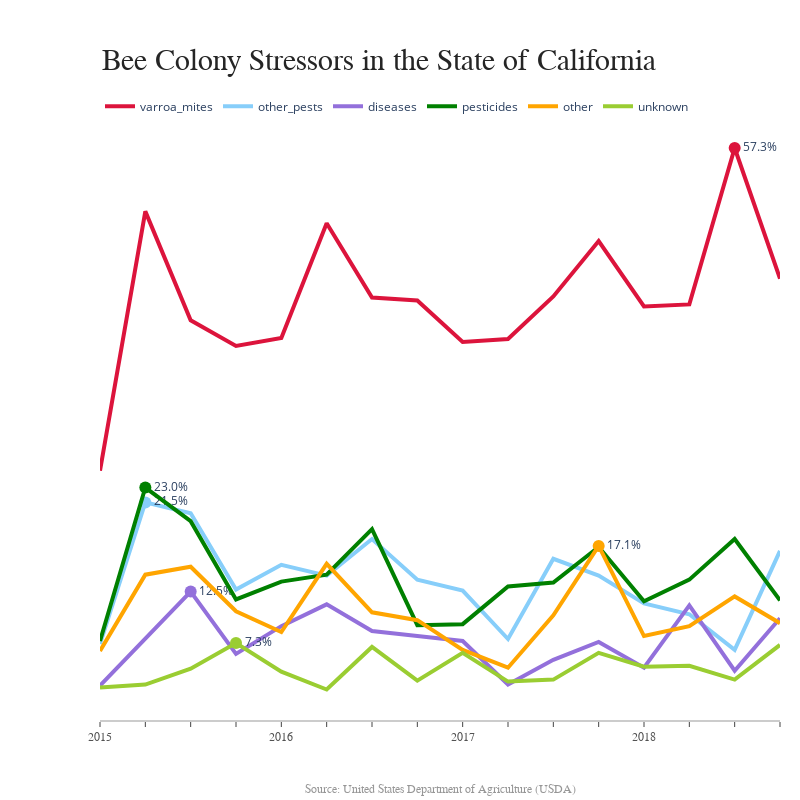

This figure's notebook cell:
### Markdown cell above
'top left', 'top center', 'top right', 'middle left',
            'middle center', 'middle right', 'bottom left', 'bottom
            center', 'bottom right']

### Code cell
wow.show()

### Figure 1 — Plotly figure (JSON) as saved in the notebook; plotly's stock layout.template omitted (floating-point values rounded to 4 significant figures)
{"data": [{"connectgaps": true, "line": {"color": "crimson", "width": 4}, "mode": "lines", "name": "varroa_mites", "showlegend": true, "type": "scatter", "x": ["2015Q1", "2015Q2", "2015Q3", "2015Q4", "2016Q1", "2016Q2", "2016Q3", "2016Q4", "2017Q1", "2017Q2", "2017Q3", "2017Q4", "2018Q1", "2018Q2", "2018Q3", "2018Q4"], "y": [24.7, 50.9, 39.9, 37.3, 38.1, 49.7, 42.2, 41.9, 37.7, 38, 42.3, 47.9, 41.3, 41.5, 57.3, 44.1]}, {"marker": {"color": "crimson", "size": 12}, "mode": "markers+text", "name": "varroa_mites", "showlegend": false, "text": "57.3%", "textposition": "middle right", "type": "scatter", "x": ["2018Q3"], "y": [57.3]}, {"connectgaps": true, "line": {"color": "LightSkyBlue", "width": 4}, "mode": "lines", "name": "other_pests", "showlegend": true, "type": "scatter", "x": ["2015Q1", "2015Q2", "2015Q3", "2015Q4", "2016Q1", "2016Q2", "2016Q3", "2016Q4", "2017Q1", "2017Q2", "2017Q3", "2017Q4", "2018Q1", "2018Q2", "2018Q3", "2018Q4"], "y": [7.2, 21.5, 20.4, 12.7, 15.2, 14.1, 17.8, 13.7, 12.6, 7.7, 15.8, 14.1, 11.3, 10.2, 6.6, 16.6]}, {"marker": {"color": "LightSkyBlue", "size": 12}, "mode": "markers+text", "name": "other_pests", "showlegend": false, "text": "21.5%", "textposition": "middle right", "type": "scatter", "x": ["2015Q2"], "y": [21.5]}, {"connectgaps": true, "line": {"color": "MediumPurple", "width": 4}, "mode": "lines", "name": "diseases", "showlegend": true, "type": "scatter", "x": ["2015Q1", "2015Q2", "2015Q3", "2015Q4", "2016Q1", "2016Q2", "2016Q3", "2016Q4", "2017Q1", "2017Q2", "2017Q3", "2017Q4", "2018Q1", "2018Q2", "2018Q3", "2018Q4"], "y": [3, 7.8, 12.5, 6.2, 9, 11.2, 8.5, 8, 7.5, 3.1, 5.6, 7.4, 4.8, 11.1, 4.5, 9.8]}, {"marker": {"color": "MediumPurple", "size": 12}, "mode": "markers+text", "name": "diseases", "showlegend": false, "text": "12.5%", "textposition": "middle right", "type": "scatter", "x": ["2015Q3"], "y": [12.5]}, {"connectgaps": true, "line": {"color": "green", "width": 4}, "mode": "lines", "name": "pesticides", "showlegend": true, "type": "scatter", "x": ["2015Q1", "2015Q2", "2015Q3", "2015Q4", "2016Q1", "2016Q2", "2016Q3", "2016Q4", "2017Q1", "2017Q2", "2017Q3", "2017Q4", "2018Q1", "2018Q2", "2018Q3", "2018Q4"], "y": [7.5, 23, 19.6, 11.7, 13.5, 14.2, 18.8, 9.1, 9.2, 13, 13.4, 17, 11.5, 13.7, 17.8, 11.6]}, {"marker": {"color": "green", "size": 12}, "mode": "markers+text", "name": "pesticides", "showlegend": false, "text": "23.0%", "textposition": "middle right", "type": "scatter", "x": ["2015Q2"], "y": [23]}, {"connectgaps": true, "line": {"color": "orange", "width": 4}, "mode": "lines", "name": "other", "showlegend": true, "type": "scatter", "x": ["2015Q1", "2015Q2", "2015Q3", "2015Q4", "2016Q1", "2016Q2", "2016Q3", "2016Q4", "2017Q1", "2017Q2", "2017Q3", "2017Q4", "2018Q1", "2018Q2", "2018Q3", "2018Q4"], "y": [6.5, 14.2, 15, 10.5, 8.4, 15.3, 10.4, 9.6, 6.6, 4.8, 10.1, 17.1, 8, 9, 12, 9.3]}, {"marker": {"color": "orange", "size": 12}, "mode": "markers+text", "name": "other", "showlegend": false, "text": "17.1%", "textposition": "middle right", "type": "scatter", "x": ["2017Q4"], "y": [17.1]}, {"connectgaps": true, "line": {"color": "yellowgreen", "width": 4}, "mode": "lines", "name": "unknown", "showlegend": true, "type": "scatter", "x": ["2015Q1", "2015Q2", "2015Q3", "2015Q4", "2016Q1", "2016Q2", "2016Q3", "2016Q4", "2017Q1", "2017Q2", "2017Q3", "2017Q4", "2018Q1", "2018Q2", "2018Q3", "2018Q4"], "y": [2.8, 3.1, 4.7, 7.3, 4.4, 2.6, 6.9, 3.5, 6.3, 3.4, 3.6, 6.3, 4.9, 5, 3.6, 7.1]}, {"marker": {"color": "yellowgreen", "size": 12}, "mode": "markers+text", "name": "unknown", "showlegend": false, "text": "7.3%", "textposition": "middle right", "type": "scatter", "x": ["2015Q4"], "y": [7.3]}], "layout": {"annotations": [{"font": {"color": "rgb(37,37,37)", "family": "Arial", "size": 30}, "showarrow": false, "text": "Bee Colony Stressors in the State of California", "x": 0, "xanchor": "left", "xref": "paper", "y": 1.05, "yanchor": "bottom", "yref": "paper"}, {"font": {"color": "rgb(150,150,150)", "family": "Arial", "size": 12}, "showarrow": false, "text": "Source: United States Department of Agriculture (USDA)", "x": 0.5, "xanchor": "center", "xref": "paper", "y": -0.1, "yanchor": "top", "yref": "paper"}], "autosize": false, "height": 800, "legend": {"orientation": "h", "x": 0, "y": 1.03}, "margin": {"autoexpand": false, "l": 100, "r": 20, "t": 110}, "plot_bgcolor": "white", "showlegend": true, "width": 800, "xaxis": {"linecolor": "rgb(204, 204, 204)", "linewidth": 2, "showgrid": false, "showline": true, "showticklabels": true, "tickangle": 0, "tickfont": {"color": "rgb(82, 82, 82)", "family": "Rockwell", "size": 12}, "ticks": "outside", "ticktext": ["2015", "", "", "", "2016", "", "", "", "2017", "", "", "", "2018", "", "", ""], "tickvals": ["2015Q1", "2015Q2", "2015Q3", "2015Q4", "2016Q1", "2016Q2", "2016Q3", "2016Q4", "2017Q1", "2017Q2", "2017Q3", "2017Q4", "2018Q1", "2018Q2", "2018Q3", "2018Q4"]}, "yaxis": {"showgrid": false, "showline": false, "showticklabels": false, "zeroline": false}}}
